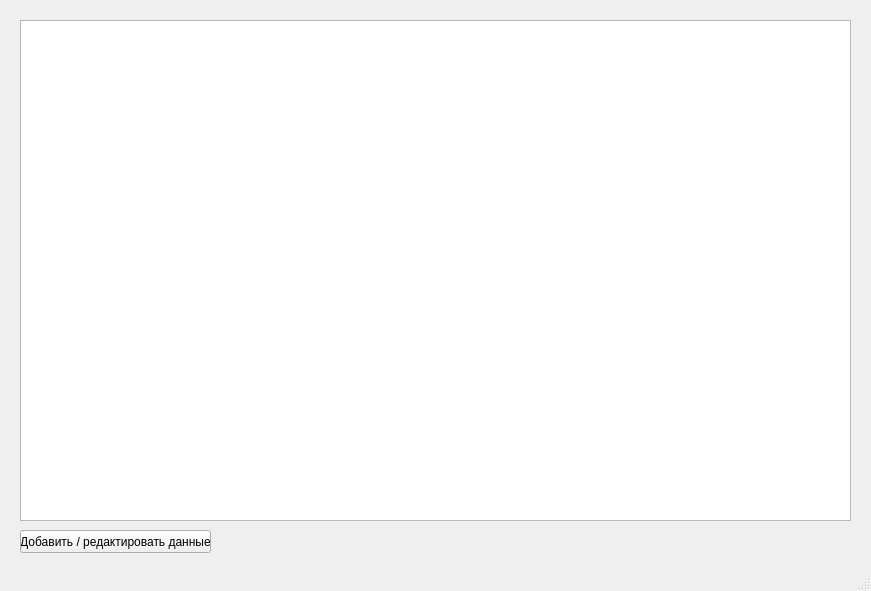
<?xml version="1.0" encoding="UTF-8"?>
<ui version="4.0">
 <class>MainWindow</class>
 <widget class="QMainWindow" name="MainWindow">
  <property name="geometry">
   <rect>
    <x>0</x>
    <y>0</y>
    <width>871</width>
    <height>591</height>
   </rect>
  </property>
  <property name="windowTitle">
   <string>Table</string>
  </property>
  <widget class="QWidget" name="centralwidget">
   <widget class="QTableWidget" name="tableWidget">
    <property name="geometry">
     <rect>
      <x>20</x>
      <y>20</y>
      <width>831</width>
      <height>501</height>
     </rect>
    </property>
   </widget>
   <widget class="QPushButton" name="pushButton_add">
    <property name="geometry">
     <rect>
      <x>20</x>
      <y>530</y>
      <width>191</width>
      <height>23</height>
     </rect>
    </property>
    <property name="text">
     <string>Добавить / редактировать данные</string>
    </property>
   </widget>
   <widget class="QLabel" name="label_error">
    <property name="geometry">
     <rect>
      <x>780</x>
      <y>530</y>
      <width>47</width>
      <height>13</height>
     </rect>
    </property>
    <property name="text">
     <string/>
    </property>
   </widget>
  </widget>
  <widget class="QMenuBar" name="menubar">
   <property name="geometry">
    <rect>
     <x>0</x>
     <y>0</y>
     <width>871</width>
     <height>21</height>
    </rect>
   </property>
  </widget>
  <widget class="QStatusBar" name="statusbar"/>
 </widget>
 <resources/>
 <connections/>
</ui>
